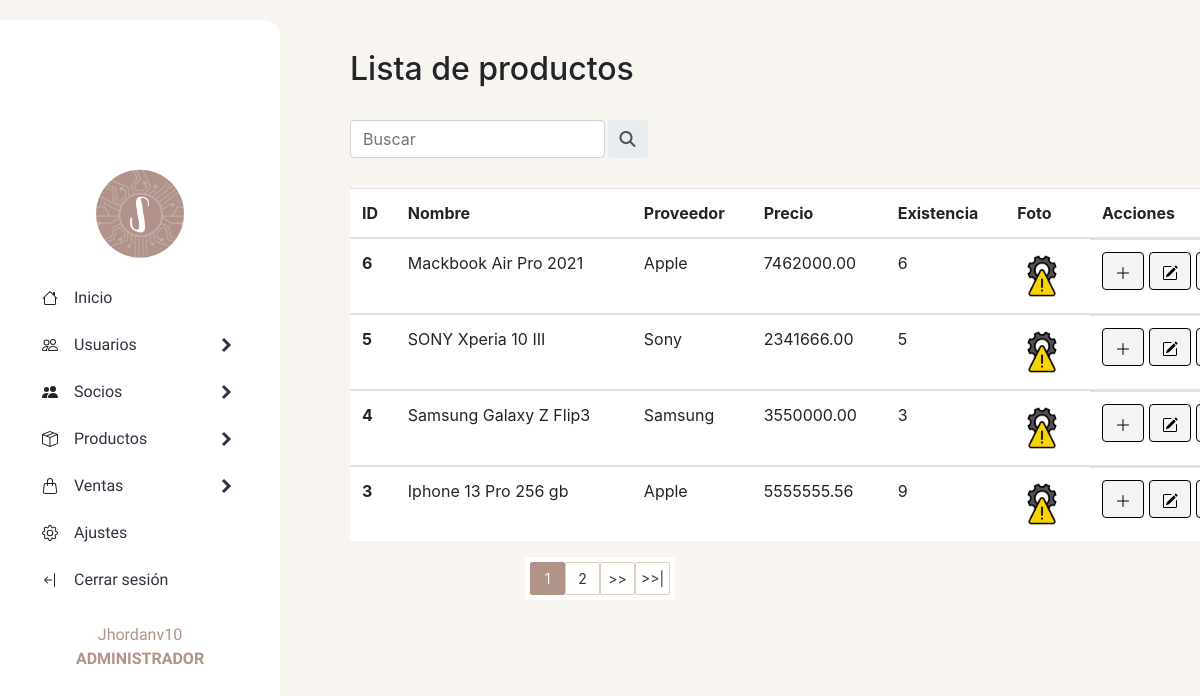
Page /sistema/productos/listaproductos.php (signed in) on the earlier database version.
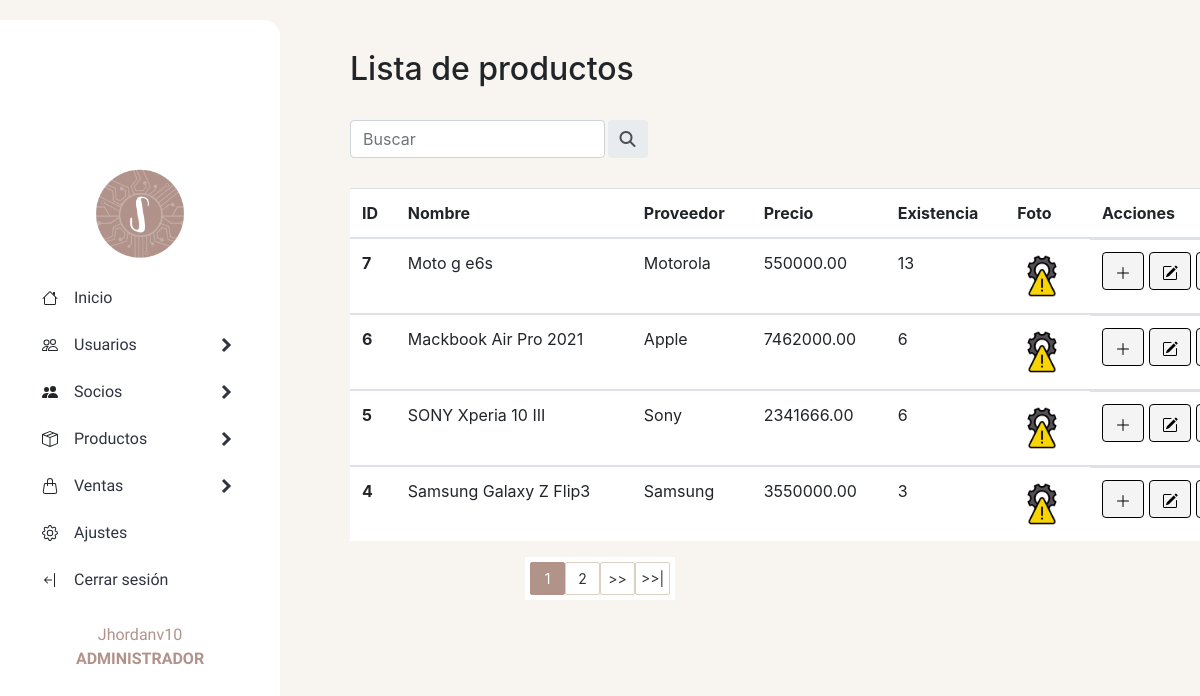
Same page on the later database version.
### tables this page shows
CREATE TABLE `producto` (
  `id_producto` int(15) NOT NULL,
  `nombre_producto` varchar(30) NOT NULL,
  `id_categoria` int(15) NOT NULL,
  `precio` decimal(10,2) NOT NULL,
  `existencia` int(15) NOT NULL,
  `date_add` datetime NOT NULL DEFAULT current_timestamp(),
  `id_usuario` int(15) NOT NULL,
  `id_proveedor` int(15) NOT NULL,
  `foto` text NOT NULL,
  `estado` int(11) NOT NULL DEFAULT 1
);

CREATE TABLE `proveedor` (
  `id_proveedor` int(15) NOT NULL,
  `nombre_proveedor` varchar(30) NOT NULL,
  `direccion` varchar(30) NOT NULL,
  `telefono` varchar(15) NOT NULL,
  `estado` int(11) NOT NULL DEFAULT 1
);

### sistema/productos/listaproductos.php (the view, shortened to what this page needs)
<!DOCTYPE html>
<html lang="en">
<head>
</head>
<body>
    <header>
        <?php include '../generales/headerapp.php' ?>
    </header>
    <section>
        <div>
            <h2 class="tittle-list">Lista de productos</h2> <br>
        </div>
        <div class="buscador" id="buscador">
            <form id="busqueda-users" class="input-group rounded" action="buscadorproductos.php" method="get">
                <input type="text" class="form-control rounded" aria-label="Search" aria-describedby="search-addon" name="busqueda" id="busqueda" placeholder="Buscar" />
                <button class="input-group-text border-0" id="search-addon">
                    <i type="submit" class="fas fa-search"></i>
                </button>
            </form>
        </div>
        <div class="table-productos">
            <table class="table">
                <thead>
                    <tr>
                        <th>ID</th>
                        <th>Nombre</th>
                        <th>Proveedor</th>
                        <th>Precio</th>
                        <th>Existencia</th>
                        <th>Foto</th>
                        <?php
                        if ($tipo_rol == 'Administrador') {
                        ?>
                            <th width="80px">Acciones</th>
                        <?php } ?>
                    </tr>
                </thead>
                <?php
                $sql_registe = mysqli_query($conn, "SELECT COUNT(*) as total_registros
                FROM producto WHERE estado = 1");
                $result_register = mysqli_fetch_array($sql_registe);
                $total_registro = $result_register['total_registros'];
                $por_pagina = 4;
                if (empty($_GET['pagina'])) {
                    $pagina = 1;
                } else {
                    $pagina = $_GET['pagina'];
                }
                $desde = ($pagina - 1) * $por_pagina;
                $total_paginas = ceil($total_registro / $por_pagina);
                $query = mysqli_query($conn, "SELECT p.id_producto, p.nombre_producto, p.precio, p.existencia,
            pr.nombre_proveedor, p.foto
            FROM producto p INNER JOIN proveedor pr ON p.id_proveedor = pr.id_proveedor
            WHERE p.estado = 1 ORDER BY
            p.id_producto DESC LIMIT $desde, $por_pagina");
                $result = mysqli_num_rows($query);
                if ($result > 0) {
                    while ($data = mysqli_fetch_array($query)) {
                        if ($data['foto'] != 'img_producto.png') {
                            $foto = 'img_productos/uploads/' . $data['foto'];
                        } else {
                            $foto = 'img_productos/default/' . $data['foto'];
                        }
                ?>
                        <tbody class="row<?php echo $data["id_producto"] ?>">
                            <tr>
                                <th scope="row"><?php echo $data["id_producto"] ?> </th>
                                <td> <?php echo $data["nombre_producto"] ?> </td>
                                <td> <?php echo $data["nombre_proveedor"] ?> </td>
                                <td class="celPrecio"><?php echo $data["precio"] ?> </td>
                                <td class="celExistencia"> <?php echo $data["existencia"] ?> </td>
                                <td> <img src=" <?php echo $foto; ?> " alt=" <?php echo $data["nombre_producto"] ?> " width="50px" height="50px"> </td>
                                <?php
                                if ($tipo_rol == 'Administrador') {
                                ?>
                                    <td class="actions">
                                        <a class="agg_exist" product="<?php echo $data["id_producto"] ?>" href="#">
                                            <button type="button" id="button-agregar" class="btn btn-success">
                                                <svg xmlns="http://www.w3.org/2000/svg" width="16" height="16" fill="currentColor" class="bi bi-plus-lg" viewBox="0 0 16 16">
                                                    <path fill-rule="evenodd" d="M8 2a.5.5 0 0 1 .5.5v5h5a.5.5 0 0 1 0 1h-5v5a.5.5 0 0 1-1 0v-5h-5a.5.5 0 0 1 0-1h5v-5A.5.5 0 0 1 8 2Z" />
                                                </svg>
                                            </button>
                                        </a>
                                        <a href="editarproducto.php?id=<?php echo $data["id_producto"] ?>">
                                            <button type="button" id="button-editar" class="btn btn-warning">
                                            </button>
                                        </a>
                                        <a href="eliminarproducto.php?id=<?php echo $data["id_producto"] ?>">
                                            <button type="button" id="button-eliminar" class="btn btn-danger">
                                            </button>
                                        </a>
                                    </td>
                                <?php }   ?>
                            <?php
                        } ?>
                            </tr>
                        <?php
                    }
                        ?>
                        </tbody>
            </table>
        </div>
        <div class="paginador">
            <ul>
                <?php
                for ($i = 1; $i <= $total_paginas; $i++) {
                    if ($i == $pagina) {
                        echo '<li class="pageSelected">' . $i . '</li>';
                    } else {
                        echo '<li><a href="?pagina=' . $i . '">' . $i . '</a></li>';
                    }
                }
                if ($pagina != $total_paginas) {
                ?>
                    <li><a href="?pagina= <?php echo $pagina + 1; ?>"> >> </a></li>
                    <li><a href="?pagina= <?php echo $total_paginas; ?> "> >>| </a></li>
                <?php } ?>
            </ul>
        </div>
    </section>
</body>
</html>

### sistema/generales/headerapp.php (shortened to what this page needs)
<?php
$tipo_rol = '';
if ($_SESSION['id_rol'] == 1) {
    $tipo_rol = 'Administrador';
} else {
    $tipo_rol = 'Empleado';
}
?>
<nav class="nav">
    <ul class="list">
        <li class="logo">
            <img src="../../img/StockS.png" alt="">
        </li>
        <li class="list__item">
            <div class="list__button">
                <a href="../index.php" class="nav__link">Inicio</a>
            </div>
        </li>
        <li class="list__item list__item--click">
            <div class="list__button list__button--click">
                <a href="#" class="nav__link">Usuarios</a>
                <img src="../../img/ARROW.svg" class="list__arrow">
            </div>
        </li>
        <li class="list__item list__item--click">
            <div class="list__button list__button--click">
                <a href="#" class="nav__link">Socios</a>
                <img src="../../img/ARROW.svg" class="list__arrow">
            </div>
        </li>
        <li class="list__item list__item--click">
            <div class="list__button list__button--click">
                <a href="#" class="nav__link">Productos</a>
                <img src="../../img/ARROW.svg" class="list__arrow">
            </div>
        </li>
        <li class="list__item list__item--click">
            <div class="list__button list__button--click">
                <a href="#" class="nav__link">Ventas</a>
                <img src="../../img/ARROW.svg" class="list__arrow">
            </div>
        </li>
        <li class="list__item">
            <div class="list__button">
                <a href="../config/ajustes.php" class="nav__link">Ajustes</a>
            </div>
        </li>
        <li class="list__item">
            <div class="list__button">
                <a href="../config/salir.php" class="nav__link">Cerrar sesión</a>
            </div>
        </li>
        <li class="list__item">
            <div class="list__button-rol">
                <p class="user"> <?php echo $_SESSION['usuario']; ?> </p>
                <p class="rol"> <b> <?php echo $tipo_rol ?> </b> </p>
            </div>
        </li>
    </ul>
</nav>
<?php include '../generales/scriptsapp.php' ?>

### sistema/generales/scriptsapp.php (shortened to what this page needs)
<link href="../generales/style_general.css" rel="stylesheet">
<link href="../generales/header.css" rel="stylesheet">
<link rel="stylesheet" href="https://stackpath.bootstrapcdn.com/bootstrap/4.4.1/css/bootstrap.min.css">

### sistema/generales/style_general.css (style rules this page uses)
section { background-color: #f8f4ef; height: 100vh; overflow-y: scroll; }
.tittle-list { padding: 50px 50px 0px 350px; }
.buscador { margin-left: 350px; }
#busqueda-users { width: 35%; margin-bottom: 10px; color: #333; }
#busqueda-users button { margin-left: 3px; }
table { margin-top: 30px; margin-left: 350px; max-width: 900px; background-color: #fff; }
#button-editar { background-color: #F4F4F4; border: 1px solid #000; color: #000; margin-right: 5px; }
#button-eliminar { background-color: #F4F4F4; border: 1px solid #000; color: #000; }
#button-agregar { background-color: #F4F4F4; border: 1px solid #000; color: #000; margin-right: 5px; }
.paginador { margin: 0px; display: flex; justify-content: center; }
.paginador ul { padding: 5px; list-style: none; background: #fff; display: -webkit-flex; display: -moz-flex; display: -ms-flex; display: -o-flex; display: flex; }
.paginador a, .pageSelected { color: #333; border: 1px solid #DCD0C0; border-radius: 2px; padding: 5px; display: inline-block; font-size: 14px; text-align: center; width: 35px; }
.pageSelected { color: #fff; background: #B19389; border: 1px solid #B19389; border-radius: 2px; }
.paginador ul li a { text-decoration: none; }
.actions { display: flex; justify-content: center; }

### sistema/generales/header.css (style rules this page uses)
.nav { width: 280px; font-family: 'Titillium Web', sans-serif; position: fixed; }
.nav__link { color: #303440; display: block; padding: 11.5px 0; text-decoration: none; }
.list { height: 100vh; display: flex; justify-content: center; flex-direction: column; border-radius: 0 16px 16px 0; background: #fff; margin-top: 20px; padding-top: 10px; padding-left: 0px; width: 100%; }
.list__item { list-style: none; width: 100%; text-align: center; overflow: hidden; }
.list__item--click { cursor: pointer; }
.list__item .list__button-rol { text-align: center; margin-top: 20px; color: #b1938b; }
.list__item .list__button-rol .user { text-transform: none; margin: 0px; }
.list__item .list__button-rol .rol { text-transform: uppercase; margin: 0px; }
.list__button { display: flex; align-items: center; gap: 1em; width: 70%; margin: 0 auto; }
.list__arrow { margin-left: auto; transition: transform .3s; }
.logo { display: flex; justify-content: center; margin-top: -45px; margin-bottom: -20px; }
.logo img { width: 160px; }

Differences in the rows shown:
no longer on this page (row edited): producto: id_producto "3", nombre_producto "Iphone 13 Pro 256 gb", id_proveedor.nombre_proveedor "Apple", precio "5555555.56", existencia "9", foto (picture)
added producto: id_producto "7", nombre_producto "Moto g e6s", id_proveedor.nombre_proveedor "Motorola", precio "550000.00", existencia "13", foto (picture)
changed producto "SONY Xperia 10 III": existencia "5" → "6"
